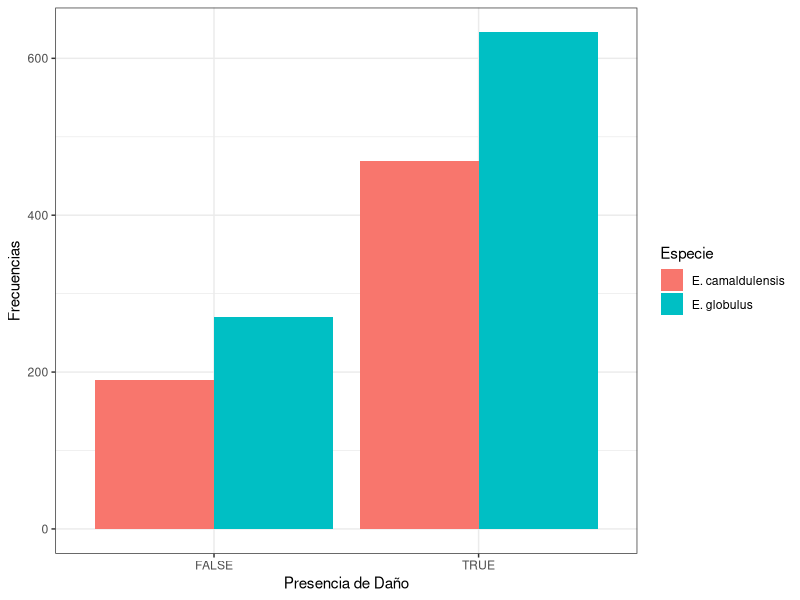
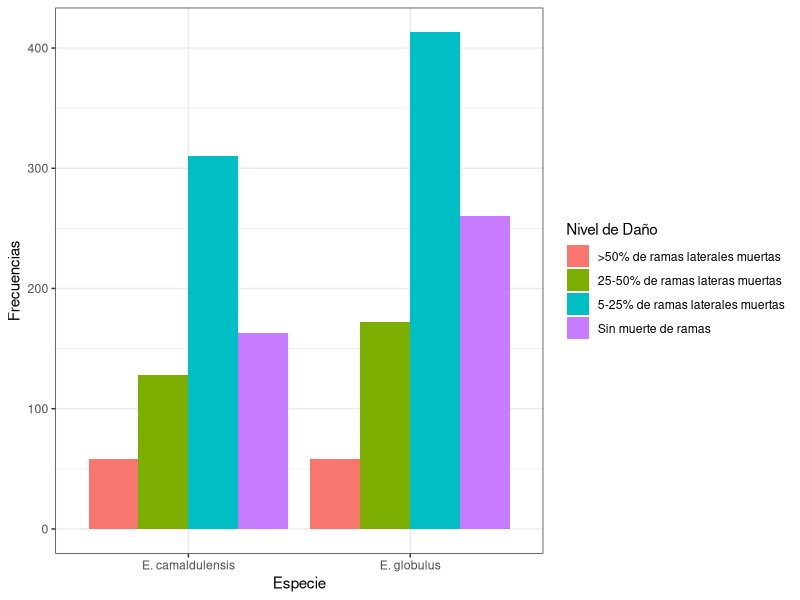

The R script that drew these images, in order:
#Datos de conchuela
require(dplyr)
#Si quieren usar el último gráfico que sale bonito necesitan
#este paquete
require(ggplot2)


getwd()
list.files()
conchuela <- read.table("conchuela.csv", sep = ",",header = TRUE)
str(conchuela)

conchuela$Especie <- as.factor(conchuela$Especie)
conchuela$Condicion_del_arbol <- as.factor(conchuela$Condicion_del_arbol)

entrada.conchuela <-table(conchuela$Especie,conchuela$Presencia.de.Conchuela)
entrada.conchuela.plot <- as.data.frame(entrada.conchuela)

ji.cuadrada <-chisq.test(entrada.conchuela)
ji.cuadrada
ji.cuadrada$stdres

#Para las gráficas bonitas necesitan el paquete ggplot2

ggplot(entrada.conchuela.plot, aes(x = Var2, y = Freq, fill = Var1)) +
  geom_bar(stat = "identity",position = "dodge")+
  ylab("Frecuencias")+
  xlab("Presencia de Daño")+
  labs(fill = "Especie")+
  theme_bw()


table(conchuela$User)


#Analisis de la SEVERIDAD de danio entre especies

analisis.conchuela.danio <-table(conchuela$Condicion,conchuela$Especie)
entrada.conchuela.sp.danio <-as.data.frame(table(conchuela$Condicion,conchuela$Especie))

para.ji.ciadrada <-table(conchuela$Condicion,conchuela$Especie)
analisis.danio <- chisq.test(para.ji.ciadrada)
analisis.danio$stdres

ggplot(entrada.conchuela.sp.danio, aes(x = Var2, y = Freq, fill = Var1)) +
  geom_bar(stat = "identity",position = "dodge")+
  ylab("Frecuencias")+
  xlab("Especie")+
  labs(fill = "Nivel de Daño")+
  theme_bw()
